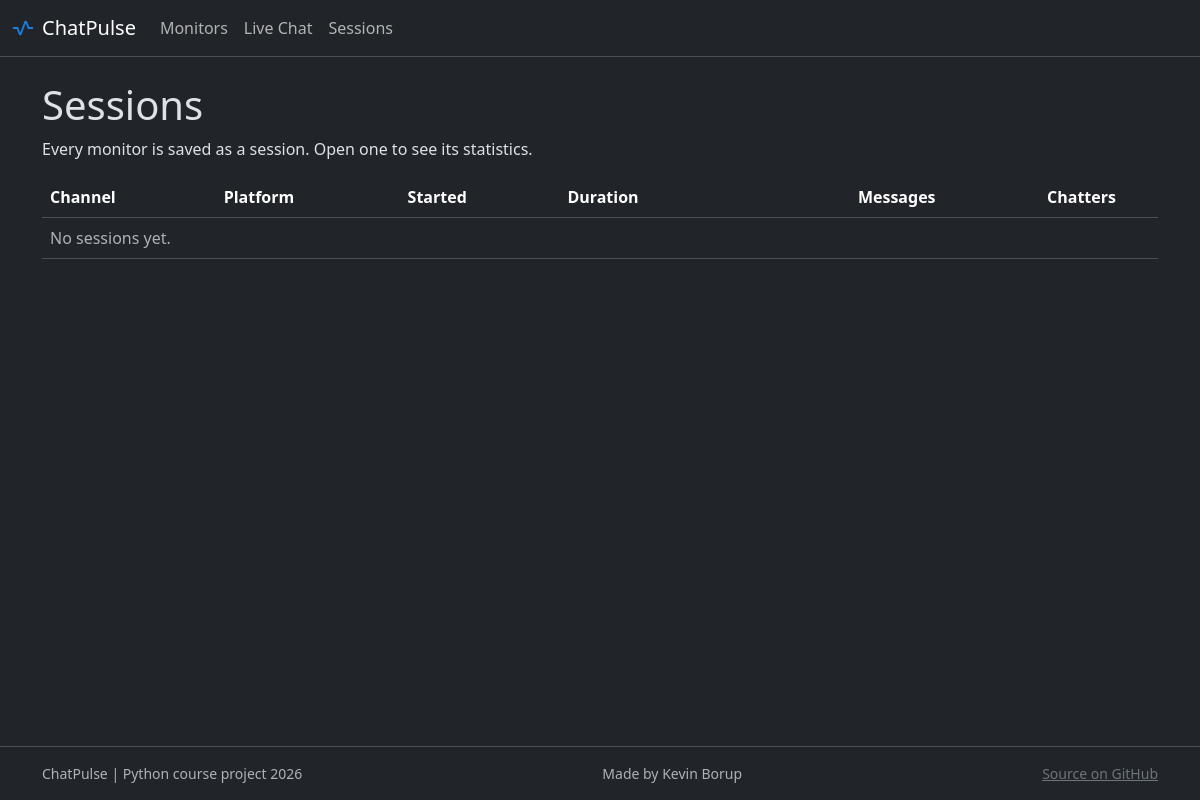
Page /sessions on the earlier database version.
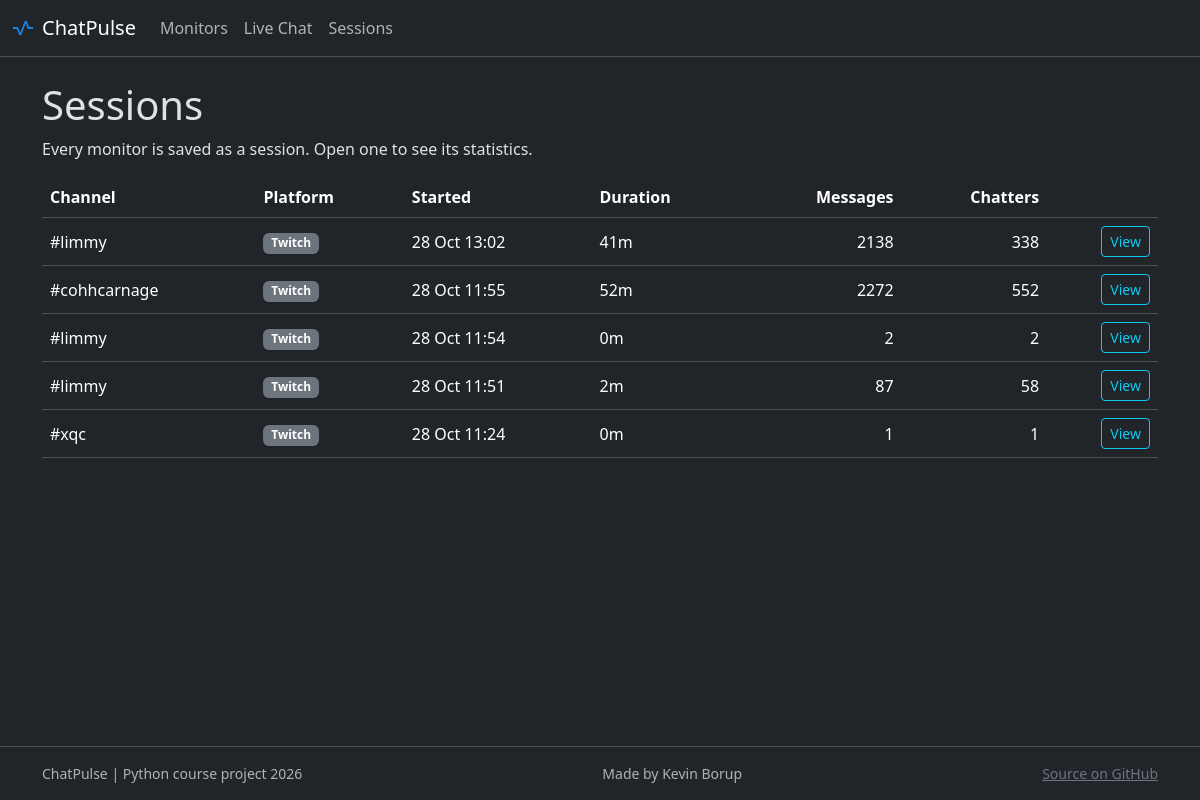
Same page on the later database version.
### tables this page shows
CREATE TABLE channel (
    id       INTEGER PRIMARY KEY,
    platform TEXT NOT NULL,
    login    TEXT NOT NULL,
    UNIQUE (platform, login)
) STRICT;

### routes/pages.py (the view)
    @bp.route("/sessions")
    def sessions():
        return render_template("sessions.html", title="ChatPulse | Sessions", sessions=session_service.get_all_stats())

### models/stats.py (called while the page is built)
    @property
    def channel_login(self) -> str:
        return self.channel.login

    @property
    def platform(self) -> str:
        return self.channel.platform

    @property
    def duration(self) -> timedelta | None:
        if self.ended_at is None:
            return None
        return self.ended_at - self.started_at

    @property
    def formatted_duration(self) -> str:
        if self.duration:
            minutes = int(self.duration.total_seconds()) // 60
            hours, minutes = divmod(minutes, 60)
            return f"{hours}h {minutes:02}m" if hours else f"{minutes}m"
        return "Running"

### repositories/base_repository.py (called while the page is built)
    def _connect(self) -> sqlite3.Connection:
        conn = sqlite3.connect(self._db_path)
        conn.row_factory = sqlite3.Row
        return conn

### repositories/session_repository.py (called while the page is built)
def _to_session_stats(row: dict) -> SessionStats:
    channel = Channel(row["channel_id"], row["platform"], row["channel_login"])
    return SessionStats(id = row["id"],
                        channel = channel,
                        messages = row["messages"],
                        chatters = row["chatters"],
                        started_at=datetime.fromtimestamp(row["started_at"] / 1000, tz=timezone.utc),
                        ended_at=(datetime.fromtimestamp(row["ended_at"] / 1000, tz=timezone.utc)
                            if row["ended_at"] is not None else None))

    def get_all_stats(self) -> list[SessionStats]:
        with closing(self._connect()) as conn:
            return [_to_session_stats(row) for row in conn.execute(_SELECT_ALL_STATS).fetchall()]

### services/session_service.py (called while the page is built)
    def get_all_stats(self) -> list[SessionStats]:
        return self._session_repo.get_all_stats()

### templates/sessions.html
{% extends "base.html" %}
{% block content %}
    <h1>Sessions</h1>
    <p>Every monitor is saved as a session. Open one to see its statistics.</p>
    <div class="table-responsive">
        <table class="table align-middle">
            <thead>
                <tr>
                    <th scope="col">Channel</th>
                    <th scope="col">Platform</th>
                    <th scope="col">Started</th>
                    <th scope="col">Duration</th>
                    <th scope="col" class="text-end">Messages</th>
                    <th scope="col" class="text-end">Chatters</th>
                    <th scope="col"><span class="visually-hidden">Open</span></th>
                </tr>
            </thead>
            <tbody>
                {% for s in sessions %}
                <tr>
                    <td>#{{ s.channel_login }}</td>
                    <td><span class="badge text-bg-secondary">{{ s.platform.title() }}</span></td>
                    <td>{{ s.started_at.astimezone().strftime("%d %b %H:%M")  }}</td>
                    <td>
                        {% if s.ended_at %}
                        {{ s.formatted_duration }}
                        {% else %}
                        <span class="badge text-bg-success">Running</span>
                        {% endif %}
                    </td>
                    <td class="text-end">{{ s.messages }}</td>
                    <td class="text-end">{{ s.chatters }}</td>
                    <td class="text-end">
                        <a href="{{ url_for('pages.session_details', session_id=s.id) }}" class="btn btn-sm btn-outline-info">View</a>
                    </td>
                </tr>
                {% else %}
                <tr>
                    <td colspan="7" class="text-body-secondary">No sessions yet.</td>
                </tr>
                {% endfor %}
            </tbody>
        </table>
    </div>
{% endblock %}

### templates/base.html (shortened to what this page needs)
<!DOCTYPE html>
<html lang="en" data-bs-theme="dark">
    <head>
        <link href="https://cdn.jsdelivr.net/npm/bootstrap@5.3.8/dist/css/bootstrap.min.css" rel="stylesheet">
    </head>
    <body class="d-flex flex-column min-vh-100">
        <nav class="navbar navbar-expand-md border-bottom">
            <div class="container-fluid">
                <a href="{{ url_for('pages.monitors') }}" class="navbar-brand d-flex align-items-center gap-2">
                    <img src="{{ url_for('static', filename='pulse.svg') }}" alt="" width="22" height="22">
                    ChatPulse
                </a>
                <div class="collapse navbar-collapse" id="mainNav">
                    <div class="navbar-nav">
                        <a class="nav-link" href="{{ url_for('pages.monitors') }}">Monitors</a>
                        <a class="nav-link" href="{{ url_for('pages.livechat') }}">Live Chat</a>
                        <a class="nav-link" href="{{ url_for('pages.sessions') }}">Sessions</a>
                    </div>
                </div>
            </div>
        </nav>
        <div class="container py-4">
            {% block content %}{% endblock %}
        </div>
        <footer class="mt-auto border-top py-3">
            <div class="container d-flex flex-wrap justify-content-between gap-2 small text-body-secondary">
                <span>ChatPulse | Python course project 2026</span>
                <span>Made by Kevin Borup</span>
                <a href="https://github.com/KBorupH/ChatPulse" class="link-secondary">Source on GitHub</a>
            </div>
        </footer>
    </body>
</html>

Differences in the rows shown:
added channel: channel_login "limmy" "limmy" "limmy", platform "Twitch" "Twitch" "Twitch"
added channel: channel_login "cohhcarnage", platform "Twitch"
added channel: channel_login "xqc", platform "Twitch"
Other differences:
new list line: "# 28 Oct 13:02 41m 2138 338 View"
new list line: "# 28 Oct 11:55 52m 2272 552 View"
new list line: "# 28 Oct 11:54 0m 2 2 View"
new list line: "# 28 Oct 11:51 2m 87 58 View"
new list line: "# 28 Oct 11:24 0m 1 1 View"
text no longer shown: "No sessions yet."
